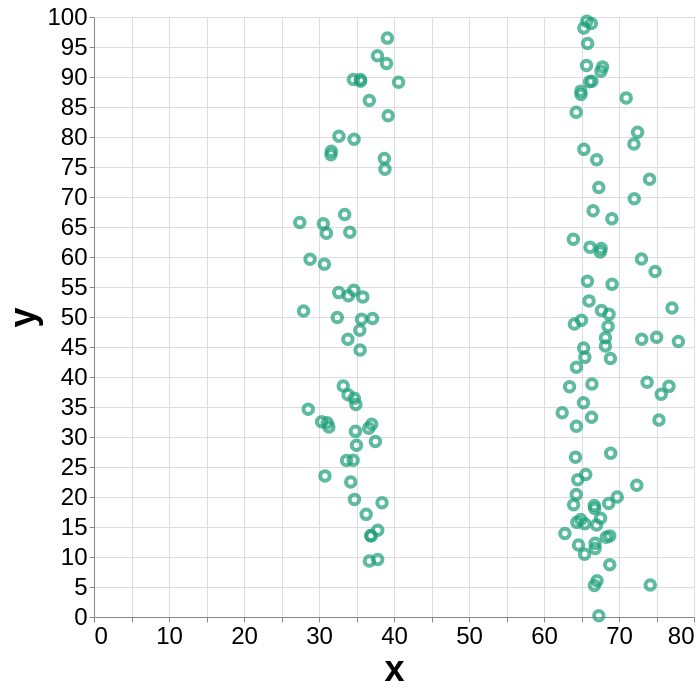

This figure's Vega-Lite source:
### Vega-Lite specification from a JSON file in a GitHub repository (floating-point values rounded to 4 significant figures; data arrays with more than 128 entries replaced by an {"elided": "..."} marker saying what was removed)
{"config": {"view": {}, "mark": {}, "axis": {"labelFontSize": 24, "titleFontSize": 36}}, "data": {"name": "data-3dd8342694ddd782f33042ed2c6af84a"}, "mark": {"type": "point", "color": "#1b9e77"}, "encoding": {"size": {"value": 90}, "strokeWidth": {"value": 4}, "x": {"type": "quantitative", "field": "x"}, "y": {"type": "quantitative", "field": "y"}}, "height": 600, "width": 600, "$schema": "https://vega.github.io/schema/vega-lite/v5.json", "datasets": {"data-3dd8342694ddd782f33042ed2c6af84a": {"elided": "142 records"}}}
